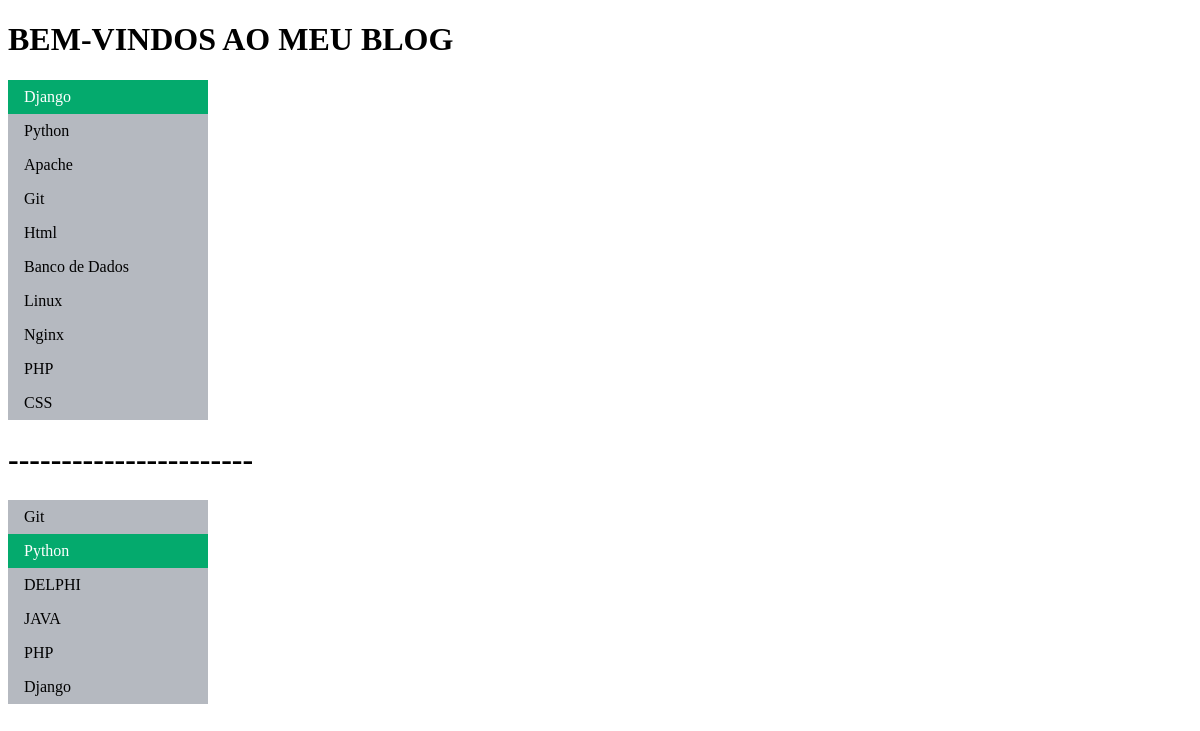
/home/, run on the app's committed database.
### website/models.py (models this page shows, shortened)
class Post(models.Model):
    title = models.CharField(max_length=200)
    text = models.TextField()
    author = models.CharField(max_length=80)
    created_date = models.DateTimeField(default=timezone.now)
    Categories = models.CharField(
        max_length = 2,
        choices = Categorias.choices,
        default = Categorias.GR,
        )

### website/views.py (the view)
# urls.py: path('', hello_blog)
def hello_blog(request):
	valor1 = '1'
	lista = [
		'Django', 'Python', 'Apache', 'Git', 'Html',
		'Banco de Dados ', 'Linux ', 'Nginx', 'PHP', 'CSS'
	]
	lista_postagens = Post.objects.all()
	data = { 'var1': valor1, 'lista_tec': lista, 'post': lista_postagens}
	return render(request, 'index.html',data)

### website/templates/index.html (shortened to what this page needs)
<!DOCTYPE html>
<html>
<head>
</head>
<body>
<h1> BEM-VINDOS AO MEU BLOG </h1>
<ul>
 {% for item in lista_tec %}
{% if item == 'Django' %}
 <li><a class="active" href="#home">{{ item }} </a></li>
{% else %}
<li><a href="#news">{{ item }}</a></li>
{% endif %}
{% endfor %}
</ul>
<h1> -----------------------</h1>
<ul>
{% for item in post %}
{% if item.title == 'Python' %}
 <li><a class="active" href="#home">{{ item.title }} </a></li>
{% else %}
<li><a href="#news">{{ item.title }}</a></li>
{% endif %}
{% endfor %}
</ul>
</body>
</html>

### website/templates/index.html (style rules this page uses)
ul { list-style-type: none; margin: 0; padding: 0; width: 200px; background-color: #b5b9c0; }
li a { display: block; color: #000; padding: 8px 16px; text-decoration: none; }
li a.active { background-color: #04AA6D; color: white; }

### data on the page
Post: title "Git"
Post: title "Python"
Post: title "DELPHI"
Post: title "JAVA"
Post: title "PHP"
Post: title "Django"

### other printed values
{{ item }} "Django"
{{ item }} "Python" "Apache" "Git" "Html" "Banco de Dados" "Linux" "Nginx" "PHP" "CSS"
